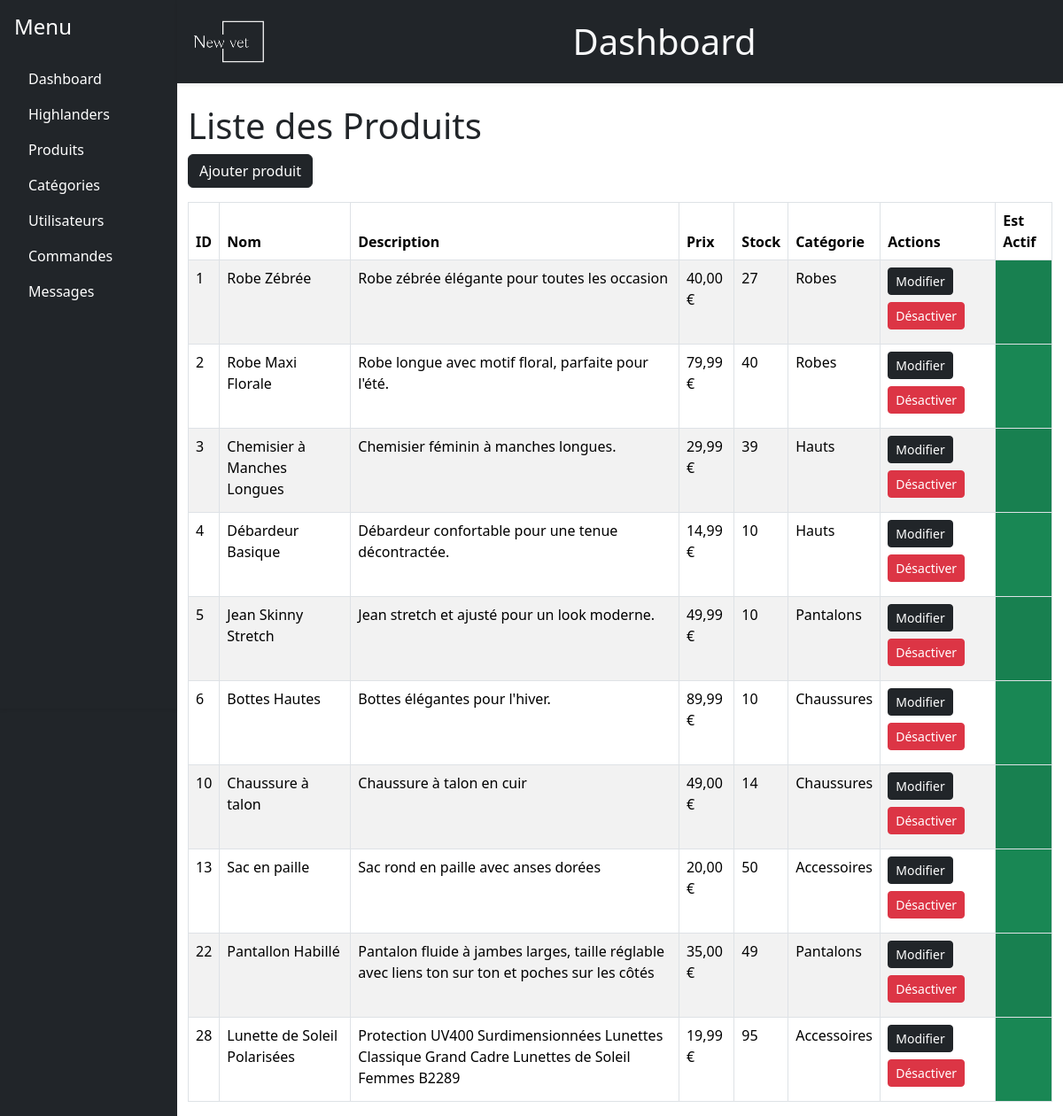
Page /backoffice/products.php (signed in) on the committed database.
### tables this page shows
CREATE TABLE `produits` (
  `id` int(11) NOT NULL,
  `categorie_id` int(11) DEFAULT NULL,
  `nom` varchar(255) NOT NULL,
  `description` text DEFAULT NULL,
  `prix` decimal(10,2) NOT NULL,
  `stock` int(11) DEFAULT 0,
  `date_ajout` date NOT NULL DEFAULT current_timestamp(),
  `en_priorite` tinyint(1) NOT NULL DEFAULT 0,
  `est_actif` tinyint(1) NOT NULL DEFAULT 1
);

CREATE TABLE `categories` (
  `id` int(11) NOT NULL,
  `nom` varchar(100) NOT NULL,
  `description` varchar(255) NOT NULL,
  `est_actif` tinyint(1) NOT NULL DEFAULT 1
);

### API/productsRequests.php (called while the page is built, shortened)
<?php
function GetProducts($pdo, $activeOnly = 1){
    $query = "SELECT * FROM produits WHERE est_actif >= :activeOnly";
    $statement = $pdo->prepare($query);
    $statement->bindParam(':activeOnly', $activeOnly, PDO::PARAM_INT);
    if (!@$statement->execute()) {
        $errorInfo = $statement->errorInfo();
        $errorMessage = json_encode($errorInfo[2]);
        echo "<script>console.error($errorMessage);</script>";
        return false;
    }
    return $statement->fetchAll(PDO::FETCH_ASSOC);
}
function GetProductCategory($pdo, $productID){
    $query = "SELECT categorie_id FROM produits WHERE id = :productID limit 1";
    $statement = $pdo->prepare($query);
    $statement->bindParam(':productID', $productID, PDO::PARAM_INT);
    if (!@$statement->execute()) {
        $errorInfo = $statement->errorInfo();
        $errorMessage = json_encode($errorInfo[2]);
        echo "<script>console.error($errorMessage);</script>";
        return false;
    }
    $categoryID = $statement->fetch(PDO::FETCH_ASSOC);
    return GetCategoryByID($pdo, $categoryID['categorie_id'], 0);
}

### API/categoriesRequests.php (called while the page is built, shortened)
<?php
function GetCategoryByID($pdo, $categoryID, $activeOnly = 1) {
    $query = "SELECT * FROM categories WHERE id = :categoryID AND est_actif >= :activeOnly";
    $statement = $pdo->prepare($query);
    $statement->bindParam(':categoryID', $categoryID, PDO::PARAM_INT);
    $statement->bindParam(':activeOnly', $activeOnly, PDO::PARAM_INT);
    if (!@$statement->execute()) {
        $errorInfo = $statement->errorInfo();
        $errorMessage = json_encode($errorInfo[2]);
        echo "<script>console.error($errorMessage);</script>";
        return false;
    }
    $category = $statement->fetch(PDO::FETCH_ASSOC);
    return $category;
}

### backoffice/products.php (the view, shortened to what this page needs)
<?php
include_once "../config.php";
include_once "../API/productsRequests.php";
include_once "../API/categoriesRequests.php";
$products = GetProducts($pdo, 0);
?>
<!DOCTYPE html>
<html lang="fr">
<head>
    <link rel="stylesheet" href="https://cdn.jsdelivr.net/npm/bootstrap-icons@1.11.3/font/bootstrap-icons.min.css">
    <link href="https://cdn.jsdelivr.net/npm/bootstrap@5.3.3/dist/css/bootstrap.min.css" rel="stylesheet">
</head>
<body>
    <div class="container-fluid p-0">
        <div class="row g-0">
            <div class="col-md-2 p-0 bg-dark text-white">
                <?php include 'navbar.php'; ?>
            </div>
            <div class="col-md-10 p-0">
                <?php include 'header.php'; ?>
                <div class="container-fluid mt-4">
                    <h1>Liste des Produits</h1>
                    <a class="btn btn-dark mb-3" href="addproduct.php">Ajouter produit</a>
                    <div class="table-responsive">
                        <table class="table table-striped table-bordered">
                            <thead class="bg-dark text-light">
                                <tr>
                                    <th>ID</th>
                                    <th>Nom</th>
                                    <th>Description</th>
                                    <th>Prix</th>
                                    <th>Stock</th>
                                    <th>Catégorie</th>
                                    <th>Actions</th>
                                    <th>Est Actif</th>
                                </tr>
                            </thead>
                            <tbody>
                                <?php foreach ($products as $product): ?>
                                    <tr>
                                        <td><?php echo $product['id']; ?></td>
                                        <td><?php echo $product['nom']; ?></td>
                                        <td><?php echo $product['description']; ?></td>
                                        <td><?php echo number_format($product['prix'], 2, ',', ' '); ?> €</td>
                                        <td><?php echo $product['stock']; ?></td>
                                        <td><?php echo GetProductCategory($pdo, $product['id'])['nom']; ?></td>
                                        <td>
                                            <a class="btn btn-dark btn-sm mb-2" href="product.php?id=<?php echo $product['id']; ?>">Modifier</a>
                                            <a class="btn btn-danger btn-sm mb-2" href="products.php?delete_id=<?php echo $product['id']; ?>" onclick="return confirm('Êtes-vous sûr de vouloir désactiver ce produit ?');">Désactiver</a>
                                        </td>
                                        <td class="bg-<?php echo $product['est_actif'] == 1 ? 'success' : 'danger'; ?>"></td>
                                    </tr>
                                <?php endforeach; ?>
                            </tbody>
                        </table>
                    </div>
                </div>
            </div>
        </div>
    </div>
</body>
</html>

### backoffice/navbar.php
<aside class="bg-dark text-white vh-100 d-flex flex-column p-3 shadow-sm">
    <h4 class="mb-4">Menu</h4>
    <ul class="nav flex-column">
        <li class="nav-item">
            <a class="nav-link text-white active" href="dashboard.php">
                Dashboard
            </a>
        </li>
        <li class="nav-item">
            <a class="nav-link text-white" href="highlanders.php">
                Highlanders
            </a>
        </li>
        <li class="nav-item">
            <a class="nav-link text-white" href="products.php">
                Produits
            </a>
        </li>
        <li class="nav-item">
            <a class="nav-link text-white" href="categories.php">
                Catégories
            </a>
        </li>
        <li class="nav-item">
            <a class="nav-link text-white" href="users.php">
                Utilisateurs
            </a>
        </li>
        <li class="nav-item">
            <a class="nav-link text-white" href="orders.php">
                Commandes
            </a>
        </li>
        <li class="nav-item">
            <a class="nav-link text-white" href="messages.php">
                Messages
            </a>
        </li>
    </ul>
</aside>

### backoffice/header.php (shortened to what this page needs)
<header class="bg-dark py-3 text-light shadow-sm">
    <div class="container-fluid px-0">
        <div class="d-flex align-items-center">
            <a href="../index.php"><img src="../assets/img/logo-white.png" alt="New Vet" class="img-fluid" style="max-width: 100px; height: auto;"></a>
            <div class="mx-auto text-center flex-grow-1">
                <h1 class="mb-0">Dashboard</h1>
            </div>
        </div>
    </div>
</header>

### rows in the picture
produits: id "1", nom "Robe Zébrée", description "Robe zébrée élégante pour toutes les occasion", prix "40,00", stock "27", id+categorie "Robes", est_actif 1 (drawn)
produits: id "2", nom "Robe Maxi Florale", description "Robe longue avec motif floral, parfaite pour l'été.", prix "79,99", stock "40", id+categorie "Robes", est_actif 1 (drawn)
produits: id "3", nom "Chemisier à Manches Longues", description "Chemisier féminin à manches longues.", prix "29,99", stock "39", id+categorie "Hauts", est_actif 1 (drawn)
produits: id "4", nom "Débardeur Basique", description "Débardeur confortable pour une tenue décontractée.", prix "14,99", stock "10", id+categorie "Hauts", est_actif 1 (drawn)
produits: id "5", nom "Jean Skinny Stretch", description "Jean stretch et ajusté pour un look moderne.", prix "49,99", stock "10", id+categorie "Pantalons", est_actif 1 (drawn)
produits: id "6", nom "Bottes Hautes", description "Bottes élégantes pour l'hiver.", prix "89,99", stock "10", id+categorie "Chaussures", est_actif 1 (drawn)
produits: id "10", nom "Chaussure à talon", description "Chaussure à talon en cuir", prix "49,00", stock "14", id+categorie "Chaussures", est_actif 1 (drawn)
produits: id "13", nom "Sac en paille", description "Sac rond en paille avec anses dorées", prix "20,00", stock "50", id+categorie "Accessoires", est_actif 1 (drawn)
produits: id "22", nom "Pantallon Habillé", description "Pantalon fluide à jambes larges, taille réglable avec liens ton sur ton et poches sur les côtés", prix "35,00", stock "49", id+categorie "Pantalons", est_actif 1 (drawn)
produits: id "28", nom "Lunette de Soleil Polarisées", description "Protection UV400 Surdimensionnées Lunettes Classique Grand Cadre Lunettes de Soleil Femmes B2289", prix "19,99", stock "95", id+categorie "Accessoires", est_actif 1 (drawn)
